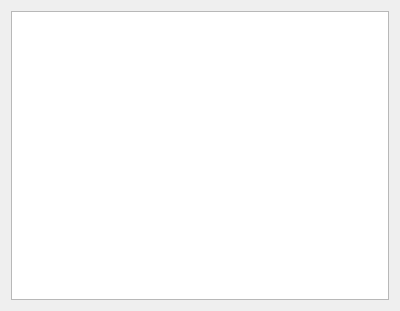
<?xml version="1.0" encoding="UTF-8"?>
<ui version="4.0">
 <class>HelpNote</class>
 <widget class="QDialog" name="HelpNote">
  <property name="geometry">
   <rect>
    <x>0</x>
    <y>0</y>
    <width>400</width>
    <height>311</height>
   </rect>
  </property>
  <property name="windowTitle">
   <string>User Manual</string>
  </property>
  <layout class="QVBoxLayout" name="verticalLayout">
   <item>
    <widget class="QTextBrowser" name="textBrowser"/>
   </item>
  </layout>
 </widget>
 <resources/>
 <connections/>
</ui>
